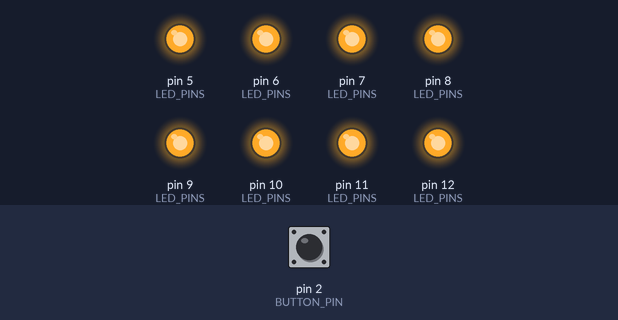
Recording of a sketch running on a simulated Arduino Uno, built with avr-gcc and run on an emulated ATmega328P. Parts: output pins drawn as LEDs (lit = HIGH). Inputs (shaded band) come from the test bench; at power-on: pin 2 (BUTTON_PIN) HIGH.

Above: at 1.2 s.
1.3 s: pin 2 (BUTTON_PIN) pulled LOW for 3.2 s
7.1 s: pin 2 (BUTTON_PIN) pulled LOW for 0.15 s
10.1 s: pin 2 (BUTTON_PIN) pulled LOW for 1 s
Timing chart, 0 to 13.1 s (numbered marks = the images above; inputs shaded):
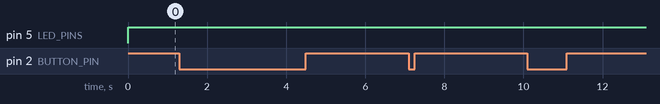

The sketch:

02_Approach_Lights.ino
```cpp
// Zakria Boujana - Approaach Lights
#include <Arduino.h>

// Define LED pins
const int LED1 = 5;
const int LED2 = 6;
const int LED3 = 7;
const int LED4 = 8;
const int LED5 = 9;
const int LED6 = 10;
const int LED7 = 11;
const int LED8 = 12;

// Define button pin
const int BUTTON_PIN = 2;

// Store LED pins in an array for easier access
const int LED_PINS[] = {LED1, LED2, LED3, LED4, LED5, LED6, LED7, LED8};
const int NUM_LEDS = 8;

void setup() {
  for (int i = 0; i < NUM_LEDS; i++) {
    pinMode(LED_PINS[i], OUTPUT);
    digitalWrite(LED_PINS[i], HIGH);
  }

  pinMode(BUTTON_PIN, INPUT_PULLUP);
}

void loop() {
  for (int i = 0; i < NUM_LEDS; i++) {
    while (digitalRead(BUTTON_PIN) == LOW) {}
    digitalWrite(LED_PINS[i], LOW);
    delay(2);
    digitalWrite(LED_PINS[i], HIGH);
    delay(60);
  }
  delay(60);
}
```
